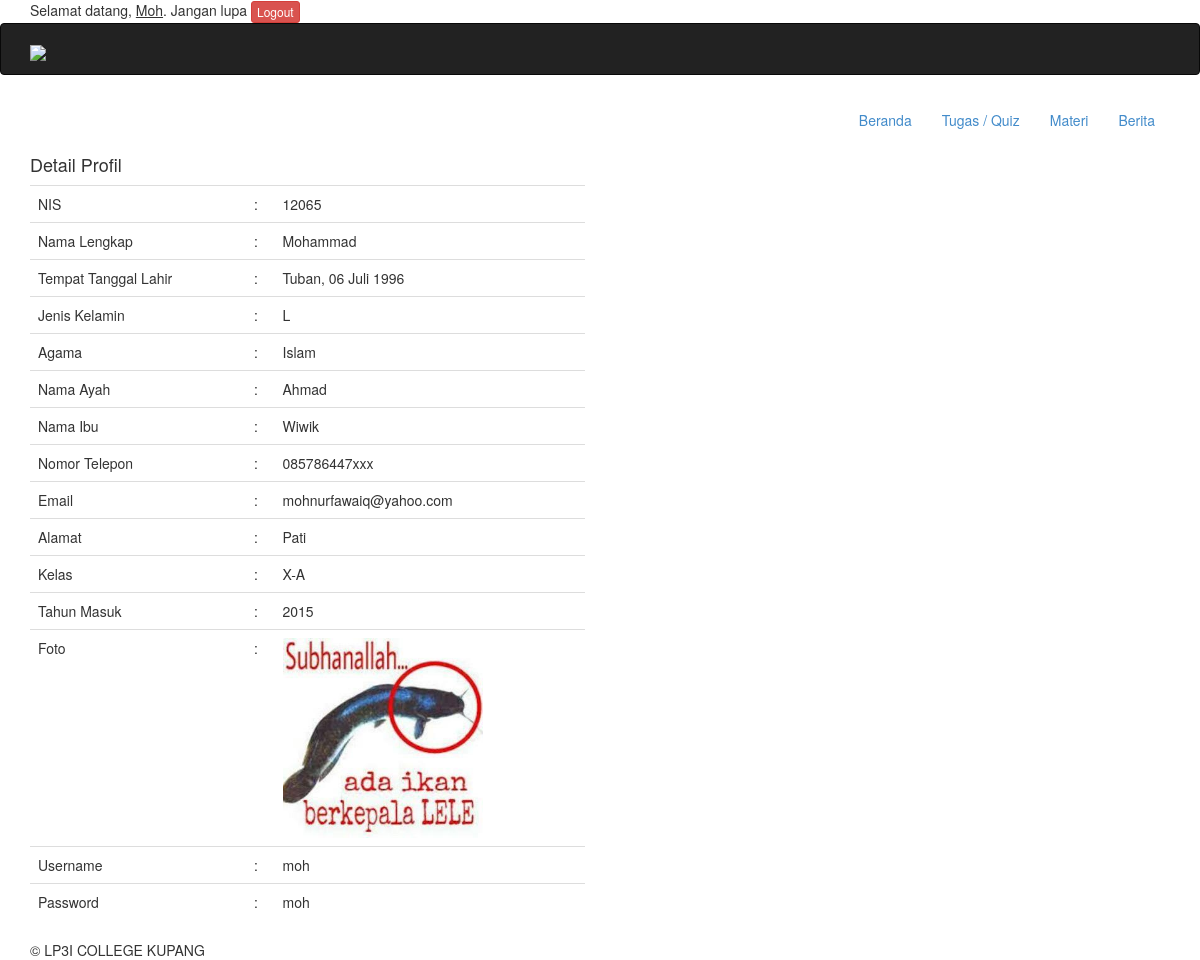
The app's page /?hal=detailprofil (signed in) with its own data.
### tables this page shows
CREATE TABLE `tb_siswa` (
  `id_siswa` int(11) NOT NULL,
  `nis` varchar(20) NOT NULL,
  `nama_lengkap` varchar(50) NOT NULL,
  `tempat_lahir` varchar(20) NOT NULL,
  `tgl_lahir` date NOT NULL,
  `jenis_kelamin` enum('L','P') NOT NULL,
  `agama` varchar(20) NOT NULL,
  `nama_ayah` varchar(50) NOT NULL,
  `nama_ibu` varchar(50) NOT NULL,
  `no_telp` varchar(15) NOT NULL,
  `email` varchar(100) NOT NULL,
  `alamat` text NOT NULL,
  `id_kelas` varchar(5) NOT NULL,
  `thn_masuk` int(5) NOT NULL,
  `foto` varchar(100) NOT NULL,
  `username` varchar(40) NOT NULL,
  `password` varchar(40) NOT NULL,
  `pass` varchar(40) NOT NULL,
  `status` enum('aktif','tidak aktif') NOT NULL
);

CREATE TABLE `tb_kelas` (
  `id_kelas` int(11) NOT NULL,
  `nama_kelas` varchar(50) NOT NULL,
  `ruang` varchar(20) NOT NULL,
  `wali_kelas` int(5) NOT NULL,
  `ketua_kelas` int(5) NOT NULL
);

### +koneksi.php (called while the page is built, shortened)
<?php
function tgl_indo($tgl) {
	$tanggal = substr($tgl,8,2);
	$bulan = getBulan(substr($tgl,5,2));
	$tahun = substr($tgl,0,4);
	return $tanggal.' '.$bulan.' '.$tahun;
}
function getBulan($bln){
	switch ($bln){
		case 7:
			return "Juli";
			break;
	}
}
?>

### inc/beranda.php (the view)
<?php
$sql_siswa = mysqli_query($db, "SELECT * FROM tb_siswa JOIN tb_kelas ON tb_siswa.id_kelas = tb_kelas.id_kelas WHERE id_siswa = '$_SESSION[siswa]'") or die ($db->error);
$data = mysqli_fetch_array($sql_siswa);
if(@$_GET['hal'] == '') { ?>
    <div class="row">
        <div class="col-md-12">
            <h4 class="page-head-line">Beranda</h4>
        </div>
    </div>
    <div class="row">
        <div class="col-md-12">
            <div class="alert alert-success">
                Hai, <?php echo $data_terlogin['nama_lengkap']; ?>.<br />
                Selamat datang di e-learning LP3I COLLEGE KUPANG.<br />
                Silahkan pilih menu sesuai kebutuhan Anda, jika ada yang kurang jelas silahkan bertanya kepada administrator atau guru yang bersangkutan.
            </div>
        </div>
    </div>
<?php
} else if(@$_GET['hal'] == 'detailprofil') { ?>
    <div class="row">
        <div class="col-md-12">
            <h4 class="page-head-line">Detail Profil</h4>
        </div>
    </div>
    <div class="row">
        <div class="col-md-6">
            <div class="table-responsive">
                <table class="table">
                    <tr>
                        <td>NIS</td>
                        <td>:</td>
                        <td><?php echo $data['nis']; ?></td>
                    </tr>
                    <tr>
                        <td>Nama Lengkap</td>
                        <td>:</td>
                        <td><?php echo $data['nama_lengkap']; ?></td>
                    </tr>
                    <tr>
                        <td>Tempat Tanggal Lahir</td>
                        <td>:</td>
                        <td><?php echo $data['tempat_lahir'].", ".tgl_indo($data['tgl_lahir']); ?></td>
                    </tr>
                    <tr>
                        <td>Jenis Kelamin</td>
                        <td>:</td>
                        <td><?php echo $data['jenis_kelamin']; ?></td>
                    </tr>
                    <tr>
                        <td>Agama</td>
                        <td>:</td>
                        <td><?php echo $data['agama']; ?></td>
                    </tr>
                    <tr>
                        <td>Nama Ayah</td>
                        <td>:</td>
                        <td><?php echo $data['nama_ayah']; ?></td>
                    </tr>
                    <tr>
                        <td>Nama Ibu</td>
                        <td>:</td>
                        <td><?php echo $data['nama_ibu']; ?></td>
                    </tr>
                    <tr>
                        <td>Nomor Telepon</td>
                        <td>:</td>
                        <td><?php echo $data['no_telp']; ?></td>
                    </tr>
                    <tr>
                        <td>Email</td>
                        <td>:</td>
                        <td><?php echo $data['email']; ?></td>
                    </tr>
                    <tr>
                        <td>Alamat</td>
                        <td>:</td>
                        <td><?php echo $data['alamat']; ?></td>
                    </tr>
                    <tr>
                        <td>Kelas</td>
                        <td>:</td>
                        <td><?php echo $data['nama_kelas']; ?></td>
                    </tr>
                    <tr>
                        <td>Tahun Masuk</td>
                        <td>:</td>
                        <td><?php echo $data['thn_masuk']; ?></td>
                    </tr>
                    <tr>
                        <td>Foto</td>
                        <td>:</td>
                        <td><img src="./img/foto_siswa/<?php echo $data['foto']; ?>" width="200px" /></td>
                    </tr>
                    <tr>
                        <td>Username</td>
                        <td>:</td>
                        <td><?php echo $data['username']; ?></td>
                    </tr>
                    <tr>
                        <td>Password</td>
                        <td>:</td>
                        <td><?php echo $data['pass']; ?></td>
                    </tr>
                </table>
            </div>
        </div>
    </div>
    <?php
} else if(@$_GET['hal'] == 'editprofil') { ?>
    <div class="row">
        <div class="col-md-12">
            <h4 class="page-head-line">Edit Profil</h4>
        </div>
    </div>
    <div class="row">
        <div class="col-md-6">
            <form method="post" enctype="multipart/form-data">
                NIS* :<input type="text" name="nis" value="<?php echo $data['nis']; ?>" class="form-control" required />
                Nama Lengkap* : <input type="text" name="nama_lengkap" value="<?php echo $data['nama_lengkap']; ?>" class="form-control" required />
                Tempat Lahir* : <input type="text" name="tempat_lahir" value="<?php echo $data['tempat_lahir']; ?>" class="form-control" required />
                Tanggal Lahir* : <input type="date" name="tgl_lahir" value="<?php echo $data['tgl_lahir']; ?>" class="form-control" required />
                Jenis Kelamin* :
                <select name="jenis_kelamin" class="form-control" required>
                    <option value="L">Laki-laki</option>
                    <option value="P" <?php if($data['jenis_kelamin'] == 'P') { echo "selected"; } ?>>Perempuan</option>
                </select>
                Agama* :
                <select name="agama" class="form-control" required>
                    <option value="Islam">Islam</option>
                    <option value="Kristen" <?php if($data['agama'] == 'Kristen') { echo "selected"; } ?>>Kristen</option>
                    <option value="Katholik" <?php if($data['agama'] == 'Katholik') { echo "selected"; } ?>>Katholik</option>
                    <option value="Hindu" <?php if($data['agama'] == 'Hindu') { echo "selected"; } ?>>Hindu</option>
                    <option value="Budha" <?php if($data['agama'] == 'Budha') { echo "selected"; } ?>>Budha</option>
                    <option value="Konghucu" <?php if($data['agama'] == 'Konghucu') { echo "selected"; } ?>>Konghucu</option>
                </select>
                Nama Ayah* : <input type="text" name="nama_ayah" value="<?php echo $data['nama_ayah']; ?>" class="form-control" required />
                Nama Ibu* : <input type="text" name="nama_ibu" value="<?php echo $data['nama_ibu']; ?>" class="form-control" required />
                Nomor Telepon : <input type="text" name="no_telp" value="<?php echo $data['no_telp']; ?>" class="form-control" />
                Email : <input type="email" name="email" value="<?php echo $data['email']; ?>" class="form-control" />
                Alamat* : <textarea name="alamat" class="form-control" rows="3" required><?php echo $data['alamat']; ?></textarea>
                Kelas* :
                <select name="kelas" class="form-control" required>
                    <option value="<?php echo $data['id_kelas']; ?>"><?php echo $data['nama_kelas']; ?></option>
                    <option value="">- Pilih -</option>
                    <?php
                    $sql_kelas = mysqli_query($db, "SELECT * from tb_kelas") or die ($db->error);
                    while($data_kelas = mysqli_fetch_array($sql_kelas)) {
                        echo '<option value="'.$data_kelas['id_kelas'].'">'.$data_kelas['nama_kelas'].'</option>';
                    } ?>
                </select>
                Tahun Masuk* :
                <select name="thn_masuk" class="form-control" required>
                    <option value="<?php echo $data['thn_masuk']; ?>"><?php echo $data['thn_masuk']; ?></option>
                    <option value="">- Pilih -</option>
                    <?php
                    for ($i = 2020; $i >= 2000; $i--) {
                        echo '<option value="'.$i.'">'.$i.'</option>';
                    } ?>
                </select>
                Foto : <br /><img src="./img/foto_siswa/<?php echo $data['foto']; ?>" width="150px" style="margin-bottom:5px;" /><input type="file" name="gambar" class="form-control" />
                Username* : <input type="text" name="user" value="<?php echo $data['username']; ?>" class="form-control" required />
                Password* : <input type="text" name="pass" value="<?php echo $data['pass']; ?>" class="form-control" required />
                <hr />
                <input type="submit" name="simpan" value="Simpan" class="btn btn-info" />
                <input type="reset" class="btn btn-danger" />
            </form>
            <?php
            if(@$_POST['simpan']) {
                $nis = @mysqli_real_escape_string($db, $_POST['nis']);
                $nama_lengkap = @mysqli_real_escape_string($db, $_POST['nama_lengkap']);
                $tempat_lahir = @mysqli_real_escape_string($db, $_POST['tempat_lahir']);
                $tgl_lahir = @mysqli_real_escape_string($db, $_POST['tgl_lahir']);
                $jenis_kelamin = @mysqli_real_escape_string($db, $_POST['jenis_kelamin']);
                $agama = @mysqli_real_escape_string($db, $_POST['agama']);
                $nama_ayah = @mysqli_real_escape_string($db, $_POST['nama_ayah']);
                $nama_ibu = @mysqli_real_escape_string($db, $_POST['nama_ibu']);
                $no_telp = @mysqli_real_escape_string($db, $_POST['no_telp']);
                $email = @mysqli_real_escape_string($db, $_POST['email']);
                $alamat = @mysqli_real_escape_string($db, $_POST['alamat']);
                $kelas = @mysqli_real_escape_string($db, $_POST['kelas']);
                $thn_masuk = @mysqli_real_escape_string($db, $_POST['thn_masuk']);
                $user = @mysqli_real_escape_string($db, $_POST['user']);
                $pass = @mysqli_real_escape_string($db, $_POST['pass']);
                $sumber = @$_FILES['gambar']['tmp_name'];
                $target = 'img/foto_siswa/';
                $nama_gambar = @$_FILES['gambar']['name'];
                if($nama_gambar == '') {
                    mysqli_query($db, "UPDATE tb_siswa SET nis = '$nis', nama_lengkap = '$nama_lengkap', tempat_lahir = '$tempat_lahir', tgl_lahir = '$tgl_lahir', jenis_kelamin = '$jenis_kelamin', agama = '$agama', nama_ayah = '$nama_ayah', nama_ibu = '$nama_ibu', no_telp = '$no_telp', email = '$email', alamat = '$alamat', id_kelas = '$kelas', thn_masuk = '$thn_masuk', username = '$user', password = md5('$pass'), pass = '$pass' WHERE id_siswa = '$_SESSION[siswa]'") or die ($db->error);
                    echo '<script>window.location="?hal=detailprofil";</script>';
                } else {
                    if(move_uploaded_file($sumber, $target.$nama_gambar)) {
                        mysqli_query($db, "UPDATE tb_siswa SET nis = '$nis', nama_lengkap = '$nama_lengkap', tempat_lahir = '$tempat_lahir', tgl_lahir = '$tgl_lahir', jenis_kelamin = '$jenis_kelamin', agama = '$agama', nama_ayah = '$nama_ayah', nama_ibu = '$nama_ibu', no_telp = '$no_telp', email = '$email', alamat = '$alamat', id_kelas = '$kelas', thn_masuk = '$thn_masuk', foto = '$nama_gambar', username = '$user', password = md5('$pass'), pass = '$pass' WHERE id_siswa = '$_SESSION[siswa]'") or die ($db->error);
                        echo '<script>window.location="?hal=detailprofil";</script>';
                    } else {
                        echo '<script>alert("Gagal mengedit info profil, foto gagal diupload, coba lagi!");</script>';
                    }
                }
            }
            ?>
        </div>
    </div>
<?php
} ?>

### index.php (shortened to what this page needs)
<?php
include "+koneksi.php";
if(!@$_SESSION['siswa']) {
    if(@$_GET['hal'] == 'daftar') {
        include "register.php";
    } else {
        include "login.php";
    }
} else { ?>
<!DOCTYPE html>
<html>
<head>
    <link href="https://lrini.github.io/style/assets/css/bootstrap.css" rel="stylesheet" />
    <link href="https://lrini.github.io/style/assets/css/font-awesome.css" rel="stylesheet" />
    <link href="https://lrini.github.io/style/assets/css/style.css" rel="stylesheet" />
</head>
<body>
<?php
$sql_terlogin = mysqli_query($db, "SELECT * FROM tb_siswa JOIN tb_kelas ON tb_siswa.id_siswa = '$_SESSION[siswa]' AND tb_kelas.id_kelas = tb_siswa.id_kelas") or die ($db->error);
$data_terlogin = mysqli_fetch_array($sql_terlogin);
?>
    <header>
        <div class="container">
            <div class="row">
                <div class="col-md-12">
                    Selamat datang, <u><?php echo ucfirst($data_terlogin['username']); ?></u>. Jangan lupa <a href="inc/logout.php?sesi=siswa" class="btn btn-xs btn-danger">Logout</a>
                </div>
            </div>
        </div>
    </header>
    <div class="navbar navbar-inverse set-radius-zero">
        <div class="container">
            <div class="navbar-header">
                <a class="navbar-brand" href="./">
                    <img src="https://lrini.github.io/style/assets/img/logo.png" />
                </a>
            </div>
            <div class="left-div">
                <div class="user-settings-wrapper">
                    <ul class="nav">
                        <li class="dropdown">
                            <a class="dropdown-toggle" data-toggle="dropdown" href="#" aria-expanded="false">
                                <span class="glyphicon glyphicon-user" style="font-size: 25px;"></span>
                            </a>
                        </li>
                    </ul>
                </div>
            </div>
        </div>
    </div>
    <section class="menu-section">
        <div class="container">
            <div class="row">
                <div class="col-md-12">
                    <div class="navbar-collapse collapse ">
                        <ul id="menu-top" class="nav navbar-nav navbar-right">
                            <li><a <?php if(@$_GET['page'] == '') { echo 'class="menu-top-active"'; } ?> href="./">Beranda</a></li>
                            <li><a <?php if(@$_GET['page'] == 'quiz') { echo 'class="menu-top-active"'; } ?> href="?page=quiz">Tugas / Quiz</a></li>
                            <li><a <?php if(@$_GET['page'] == 'materi') { echo 'class="menu-top-active"'; } ?> href="?page=materi">Materi</a></li>
                            <li><a <?php if(@$_GET['page'] == 'berita') { echo 'class="menu-top-active"'; } ?> href="?page=berita">Berita</a></li>
                        </ul>
                    </div>
                </div>
            </div>
        </div>
    </section>
    <div class="content-wrapper">
        <div class="container" id="wadah">
        <?php
        if(@$_GET['page'] == '') {
            include "inc/beranda.php";
        } else if(@$_GET['page'] == 'quiz') {
            include "inc/quiz.php";
        } else if(@$_GET['page'] == 'nilai') {
            include "inc/nilai.php";
        } else if(@$_GET['page'] == 'materi') {
            include "inc/materi.php";
        } else if(@$_GET['page'] == 'berita') {
            include "inc/berita.php";
        } ?>
        </div>
    </div>
    <footer>
        <div class="container">
            <div class="row">
                <div class="col-md-12">
                    &copy; LP3I COLLEGE KUPANG
                </div>
            </div>
        </div>
    </footer>
</body>
</html>
<?php
}
?>

### records on screen
tb_siswa: username "Moh", nis "12065", nama_lengkap "Mohammad", tempat_lahir "Tuban", tgl_lahir "06 Juli 1996", jenis_kelamin "L", agama "Islam", nama_ayah "Ahmad", nama_ibu "Wiwik", no_telp "085786447xxx", email "mohnurfawaiq@yahoo.com", alamat "Pati", id_kelas.nama_kelas "X-A", thn_masuk "2015", foto (picture), username "moh", pass "moh"
